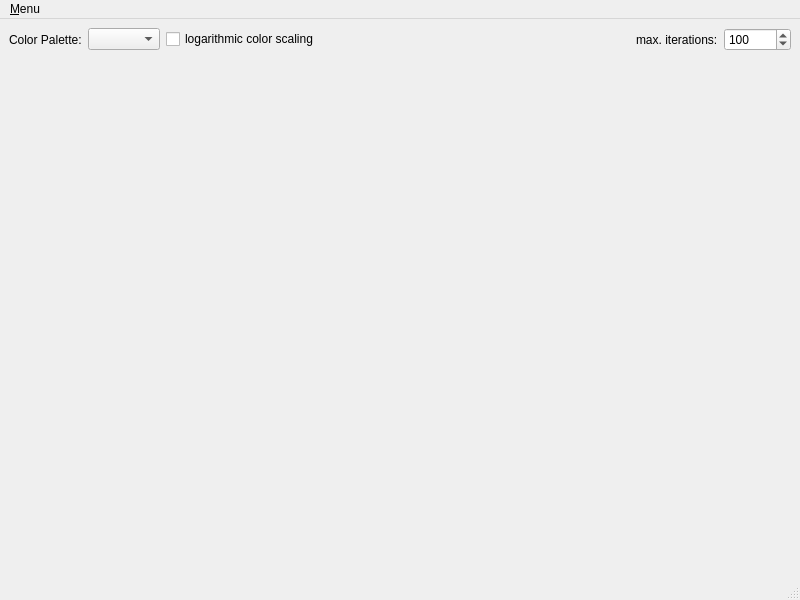
<?xml version="1.0" encoding="UTF-8"?>
<ui version="4.0">
 <class>MandelbrotMainWindow</class>
 <widget class="QMainWindow" name="MandelbrotMainWindow">
  <property name="geometry">
   <rect>
    <x>0</x>
    <y>0</y>
    <width>800</width>
    <height>600</height>
   </rect>
  </property>
  <property name="windowTitle">
   <string>MainWindow</string>
  </property>
  <widget class="QWidget" name="centralwidget">
   <layout class="QVBoxLayout" name="verticalLayout" stretch="0,1">
    <item>
     <layout class="QHBoxLayout" name="horizontalLayout">
      <item>
       <widget class="QLabel" name="label">
        <property name="text">
         <string>Color Palette:</string>
        </property>
       </widget>
      </item>
      <item>
       <widget class="JKQTPMathImageColorPaletteComboBox" name="cmbColorPalette"/>
      </item>
      <item>
       <widget class="QCheckBox" name="chkLogScaling">
        <property name="text">
         <string>logarithmic color scaling</string>
        </property>
       </widget>
      </item>
      <item>
       <spacer name="horizontalSpacer">
        <property name="orientation">
         <enum>Qt::Horizontal</enum>
        </property>
        <property name="sizeHint" stdset="0">
         <size>
          <width>40</width>
          <height>20</height>
         </size>
        </property>
       </spacer>
      </item>
      <item>
       <widget class="QLabel" name="label_2">
        <property name="text">
         <string>max. iterations:</string>
        </property>
       </widget>
      </item>
      <item>
       <widget class="QSpinBox" name="spinMaxIterations">
        <property name="minimum">
         <number>1</number>
        </property>
        <property name="maximum">
         <number>1000000</number>
        </property>
        <property name="value">
         <number>100</number>
        </property>
       </widget>
      </item>
     </layout>
    </item>
    <item>
     <widget class="JKQTPlotter" name="plot" native="true"/>
    </item>
   </layout>
  </widget>
  <widget class="QMenuBar" name="menubar">
   <property name="geometry">
    <rect>
     <x>0</x>
     <y>0</y>
     <width>800</width>
     <height>21</height>
    </rect>
   </property>
   <widget class="QMenu" name="menu_Main">
    <property name="title">
     <string>&amp;Menu</string>
    </property>
    <addaction name="action_Reset_View"/>
    <addaction name="separator"/>
    <addaction name="actionExit"/>
   </widget>
   <addaction name="menu_Main"/>
  </widget>
  <widget class="QStatusBar" name="statusbar"/>
  <action name="action_Exit">
   <property name="text">
    <string>&amp;Exit</string>
   </property>
  </action>
  <action name="action_Reset_View">
   <property name="text">
    <string>&amp;Reset View</string>
   </property>
  </action>
  <action name="actionExit">
   <property name="text">
    <string>&amp;Exit</string>
   </property>
  </action>
 </widget>
 <customwidgets>
  <customwidget>
   <class>JKQTPlotter</class>
   <extends>QWidget</extends>
   <header>jkqtplotter/jkqtplotter.h</header>
   <container>1</container>
  </customwidget>
  <customwidget>
   <class>JKQTPMathImageColorPaletteComboBox</class>
   <extends>QComboBox</extends>
   <header>jkqtplotter/gui/jkqtpcomboboxes.h</header>
  </customwidget>
 </customwidgets>
 <resources/>
 <connections>
  <connection>
   <sender>actionExit</sender>
   <signal>triggered()</signal>
   <receiver>MandelbrotMainWindow</receiver>
   <slot>close()</slot>
   <hints>
    <hint type="sourcelabel">
     <x>-1</x>
     <y>-1</y>
    </hint>
    <hint type="destinationlabel">
     <x>399</x>
     <y>299</y>
    </hint>
   </hints>
  </connection>
 </connections>
</ui>
